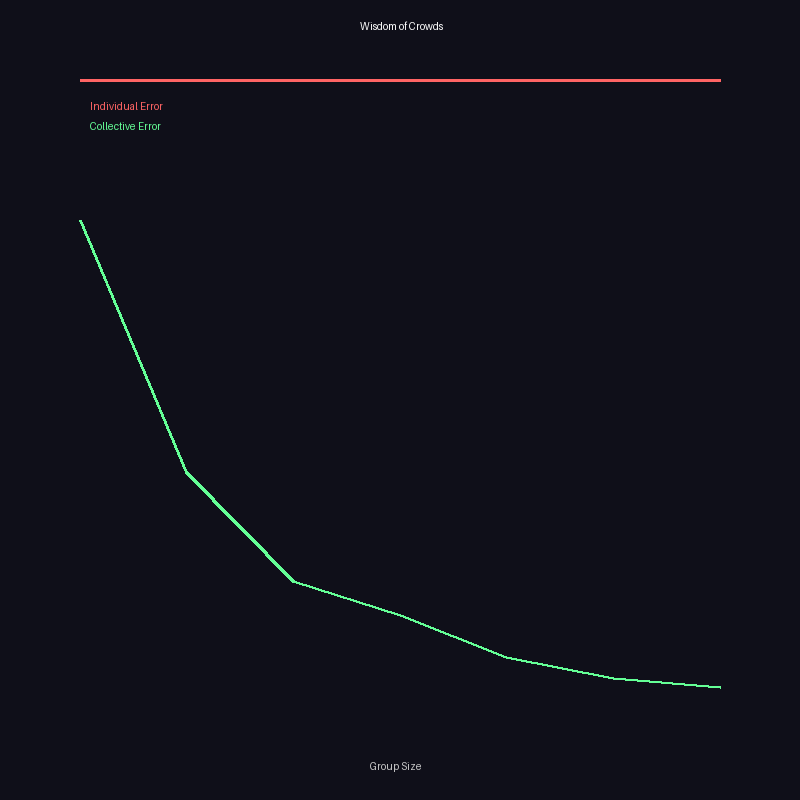

This chart was generated by the following Python code:
"""
Collective Intelligence - 集体智能

群体比个体更聪明
例：维基百科、预测市场、众包

本实验模拟"群体智慧"估计
"""

import numpy as np
from PIL import Image, ImageDraw
import random

def wisdom_of_crowds(n_people=100, true_value=100, individual_error=30):
    """群体智慧：多人估计的平均比单个人更准"""
    estimates = [true_value + random.gauss(0, individual_error) for _ in range(n_people)]
    
    mean_estimate = np.mean(estimates)
    individual_errors = [abs(e - true_value) for e in estimates]
    avg_individual_error = np.mean(individual_errors)
    collective_error = abs(mean_estimate - true_value)
    
    return {
        'estimates': estimates,
        'mean': mean_estimate,
        'individual_errors': individual_errors,
        'avg_individual_error': avg_individual_error,
        'collective_error': collective_error,
        'improvement': avg_individual_error / collective_error if collective_error > 0 else 0
    }

def diversity_prediction_theorem(n_simulations=1000):
    """多样性预测定理：群体误差 = 平均个体误差 - 群体多样性"""
    results = []
    
    for _ in range(n_simulations):
        true_value = random.uniform(50, 150)
        n = random.randint(10, 200)
        error = random.uniform(10, 50)
        
        result = wisdom_of_crowds(n, true_value, error)
        results.append(result)
    
    return results

def visualize_wisdom_of_crowds(output_path):
    """可视化群体智慧"""
    SIZE = 800
    MARGIN = 80
    
    img = Image.new('RGB', (SIZE, SIZE), (15, 15, 25))
    draw = ImageDraw.Draw(img)
    
    # 模拟不同群体大小的误差
    true_value = 100
    group_sizes = [1, 5, 10, 20, 50, 100, 200]
    
    individual_errors = []
    collective_errors = []
    
    for n in group_sizes:
        errors = []
        for _ in range(100):  # 多次模拟
            result = wisdom_of_crowds(n, true_value, 30)
            errors.append(result['collective_error'])
        collective_errors.append(np.mean(errors))
        individual_errors.append(30)  # 个体误差恒定
    
    # 绘制
    WIDTH = SIZE - 2 * MARGIN
    HEIGHT = SIZE - 2 * MARGIN
    max_error = max(individual_errors)
    
    # 个体误差（红线）
    for i in range(len(group_sizes) - 1):
        x1 = MARGIN + i / (len(group_sizes) - 1) * WIDTH
        y1 = SIZE - MARGIN - individual_errors[i] / max_error * HEIGHT
        x2 = MARGIN + (i + 1) / (len(group_sizes) - 1) * WIDTH
        y2 = SIZE - MARGIN - individual_errors[i+1] / max_error * HEIGHT
        draw.line([x1, y1, x2, y2], fill=(255, 100, 100), width=3)
    
    # 集体误差（绿线）
    for i in range(len(group_sizes) - 1):
        x1 = MARGIN + i / (len(group_sizes) - 1) * WIDTH
        y1 = SIZE - MARGIN - collective_errors[i] / max_error * HEIGHT
        x2 = MARGIN + (i + 1) / (len(group_sizes) - 1) * WIDTH
        y2 = SIZE - MARGIN - collective_errors[i+1] / max_error * HEIGHT
        draw.line([x1, y1, x2, y2], fill=(100, 255, 150), width=3)
    
    # 标签
    draw.text((MARGIN + 10, MARGIN + 20), "Individual Error", fill=(255, 100, 100))
    draw.text((MARGIN + 10, MARGIN + 40), "Collective Error", fill=(100, 255, 150))
    draw.text((SIZE // 2 - 40, 20), "Wisdom of Crowds", fill=(255, 255, 255))
    draw.text((SIZE // 2 - 30, SIZE - 40), "Group Size", fill=(200, 200, 200))
    
    img.save(output_path)
    print(f'Saved: {output_path}')

if __name__ == '__main__':
    output_dir = r'C:\Users\许耀仁\.openclaw\workspace\experiments'
    
    print('=== Collective Intelligence ===')
    
    # 演示群体智慧
    result = wisdom_of_crowds(100, 100, 30)
    print(f'Average individual error: {result["avg_individual_error"]:.2f}')
    print(f'Collective error: {result["collective_error"]:.2f}')
    print(f'Improvement factor: {result["improvement"]:.2f}x')
    
    visualize_wisdom_of_crowds(f'{output_dir}/collective_intelligence.png')
    
    print('Done')
